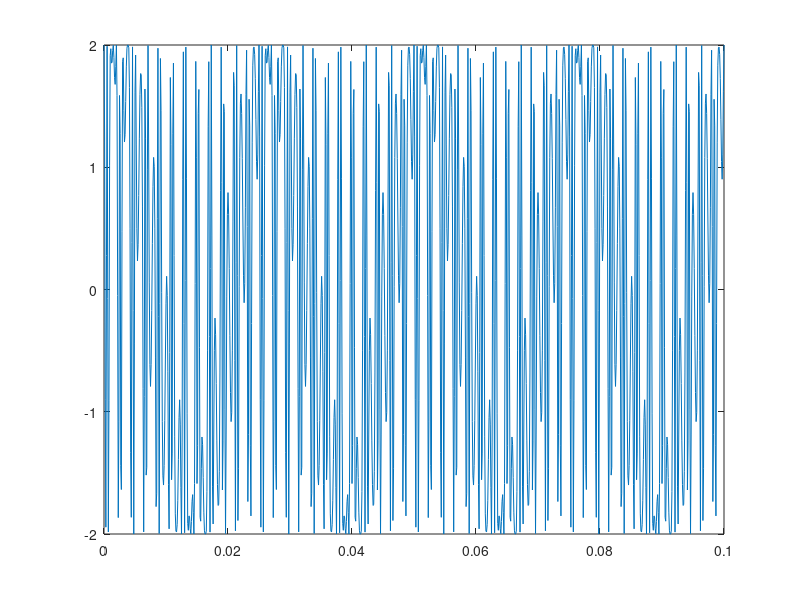
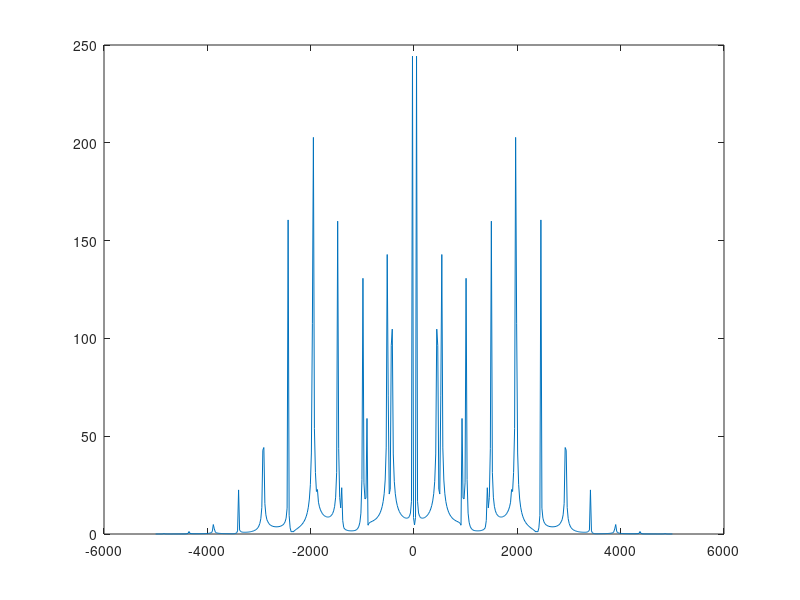
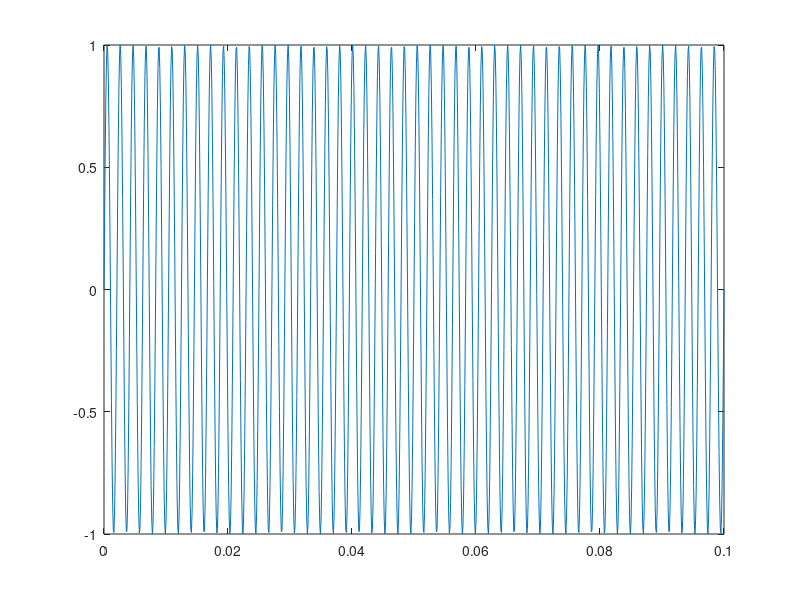

MATLAB code for these plots, in order:
clc;
close all;
fs=10000;
 k = 0:1/fs:0.1;
 x1 = 1*sin(2*pi*480*k);
 Ac=2;
 fc=1000;
 kf=1440;
 y=Ac*fmmod(x1,fc,fs,kf);
 figure(1);
 plot(k,y);
 
 y2 = fft(y,512);
mx = abs(y2);
freqaxis = fs*(linspace(-0.5,0.5, length(y2)));
figure(2);
plot(freqaxis,fftshift(mx));
figure(3);
plot(k,x1);